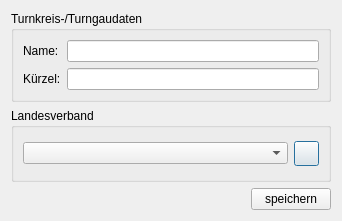
<?xml version="1.0" encoding="UTF-8"?>
<ui version="4.0">
 <class>Db_Gau_Dialog_Ui</class>
 <widget class="QDialog" name="Db_Gau_Dialog_Ui">
  <property name="geometry">
   <rect>
    <x>0</x>
    <y>0</y>
    <width>342</width>
    <height>221</height>
   </rect>
  </property>
  <property name="windowTitle">
   <string>TurnFix - Turnkreis-/Turngaudaten</string>
  </property>
  <property name="windowIcon">
   <iconset resource="../../../../resources/TurnFix.qrc">
    <normaloff>:/appicons/icon.png</normaloff>:/appicons/icon.png</iconset>
  </property>
  <layout class="QGridLayout" name="gridLayout">
   <item row="0" column="0">
    <widget class="QGroupBox" name="groupBox">
     <property name="sizePolicy">
      <sizepolicy hsizetype="Expanding" vsizetype="Fixed">
       <horstretch>0</horstretch>
       <verstretch>0</verstretch>
      </sizepolicy>
     </property>
     <property name="title">
      <string>Turnkreis-/Turngaudaten</string>
     </property>
     <layout class="QGridLayout" name="gridLayout_2">
      <item row="0" column="0">
       <widget class="QLabel" name="label">
        <property name="text">
         <string>Name:</string>
        </property>
       </widget>
      </item>
      <item row="1" column="0">
       <widget class="QLabel" name="label_2">
        <property name="text">
         <string>Kürzel:</string>
        </property>
       </widget>
      </item>
      <item row="0" column="1">
       <widget class="QLineEdit" name="txt_name"/>
      </item>
      <item row="1" column="1">
       <widget class="QLineEdit" name="txt_kuerzel">
        <property name="maxLength">
         <number>15</number>
        </property>
       </widget>
      </item>
     </layout>
    </widget>
   </item>
   <item row="1" column="0">
    <widget class="QGroupBox" name="groupBox_2">
     <property name="title">
      <string>Landesverband</string>
     </property>
     <layout class="QGridLayout" name="gridLayout_3">
      <item row="0" column="0" colspan="2">
       <widget class="QComboBox" name="cmb_verband"/>
      </item>
      <item row="0" column="2">
       <widget class="QPushButton" name="but_addl">
        <property name="sizePolicy">
         <sizepolicy hsizetype="Fixed" vsizetype="Fixed">
          <horstretch>0</horstretch>
          <verstretch>0</verstretch>
         </sizepolicy>
        </property>
        <property name="minimumSize">
         <size>
          <width>25</width>
          <height>25</height>
         </size>
        </property>
        <property name="maximumSize">
         <size>
          <width>25</width>
          <height>25</height>
         </size>
        </property>
        <property name="toolTip">
         <string>Strg++</string>
        </property>
        <property name="icon">
         <iconset resource="../../../../resources/TurnFix.qrc">
          <normaloff>:/appicons/plus.png</normaloff>:/appicons/plus.png</iconset>
        </property>
        <property name="iconSize">
         <size>
          <width>15</width>
          <height>15</height>
         </size>
        </property>
        <property name="shortcut">
         <string>Ctrl++</string>
        </property>
       </widget>
      </item>
     </layout>
    </widget>
   </item>
   <item row="2" column="0">
    <widget class="QPushButton" name="but_save">
     <property name="sizePolicy">
      <sizepolicy hsizetype="Fixed" vsizetype="Fixed">
       <horstretch>0</horstretch>
       <verstretch>0</verstretch>
      </sizepolicy>
     </property>
     <property name="layoutDirection">
      <enum>Qt::RightToLeft</enum>
     </property>
     <property name="text">
      <string>speichern</string>
     </property>
    </widget>
   </item>
  </layout>
 </widget>
 <resources>
  <include location="../../../../resources/TurnFix.qrc"/>
 </resources>
 <connections/>
</ui>
